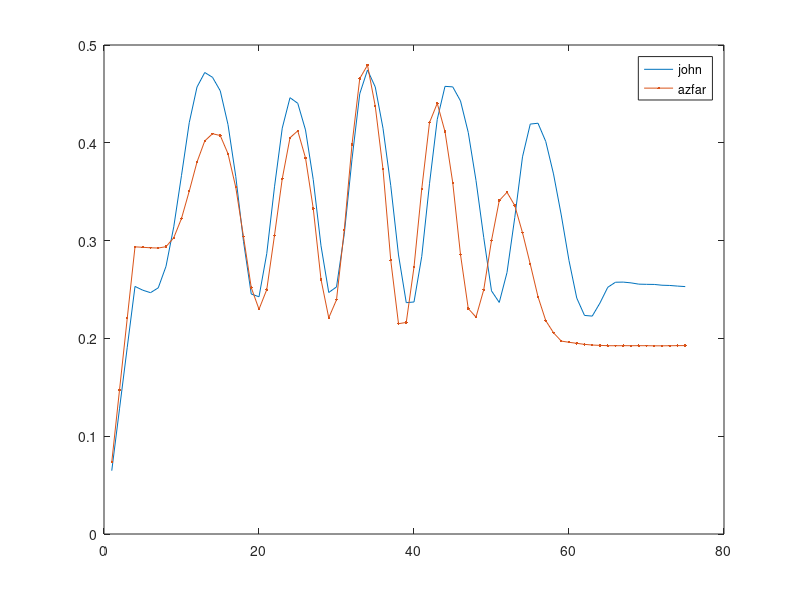

Source code (MATLAB):
clear all;
load johnstride.txt;
load Azstride.txt;
x = johnstride;
a = 1;
b = [1/4 1/4 1/4 1/4];
y = filter(b,a,x);


p = Azstride;
y1 = filter(b,a,p);


t = 1:length(x);



plot(t,y,'-',t,y1,'-..-');
legend('john','azfar');

